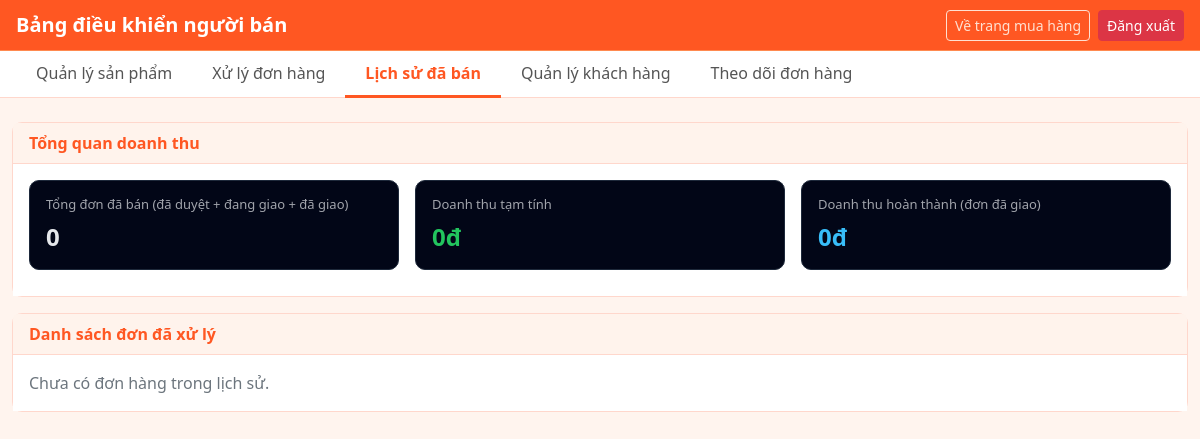
Before: /seller_dashboard.php?tab=sales (signed in) with the older database file.
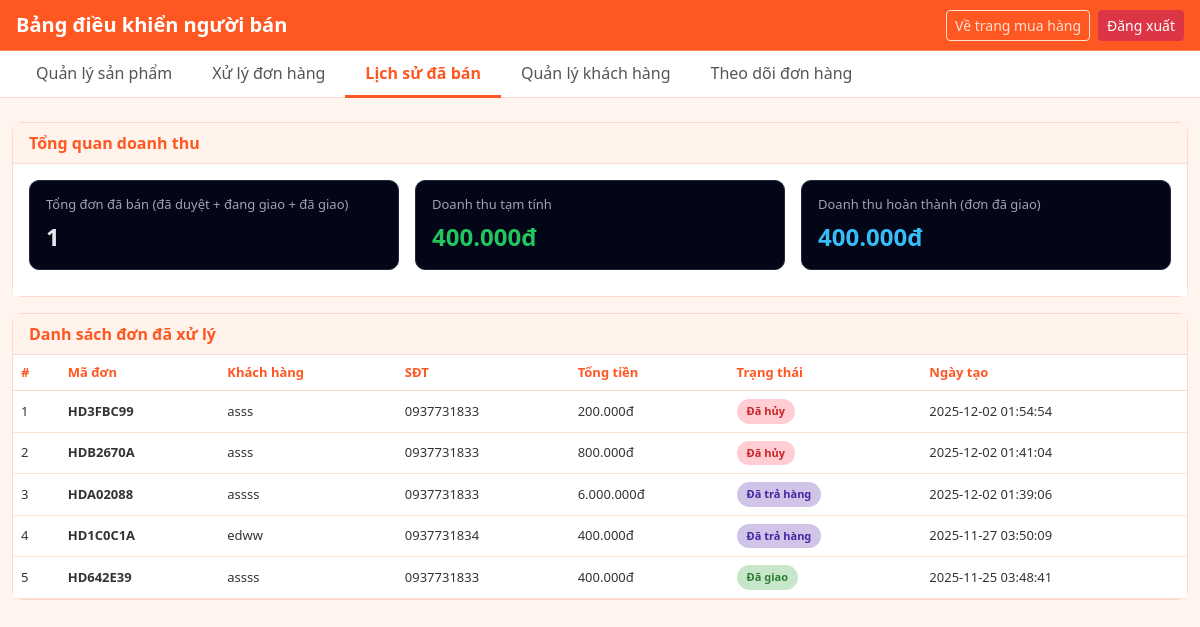
After: the same page with the newer database file.
### tables this page shows
CREATE TABLE `orders` (
  `id` int(11) NOT NULL,
  `order_code` varchar(50) NOT NULL,
  `user_id` int(11) DEFAULT NULL,
  `customer_name` varchar(100) DEFAULT NULL,
  `customer_phone` varchar(20) DEFAULT NULL,
  `customer_addr` varchar(255) DEFAULT NULL,
  `total_amount` int(11) NOT NULL DEFAULT 0,
  `status` varchar(50) NOT NULL DEFAULT 'Đang xử lý',
  `created_at` timestamp NOT NULL DEFAULT current_timestamp()
);

### seller_dashboard.php (the view, shortened to what this page needs)
<?php
require 'connect.php';
function vnd($n) {
    return number_format((int)$n, 0, ',', '.') . 'đ';
}
$tab = $_GET['tab'] ?? 'products';
$totalOrdersTemp = $totalRevenueTemp = $totalRevenueFinal = 0;
$salesHistory = [];
if ($tab === 'sales') {
    $stmt = $conn->prepare("
        SELECT
            COUNT(*) AS cnt,
            COALESCE(SUM(total_amount),0) AS sum
        FROM orders
        WHERE status IN ('Đã duyệt','Đang giao','Đã giao')
    ");
    $stmt->execute();
    $row = $stmt->fetch(PDO::FETCH_ASSOC);
    $totalOrdersTemp   = (int)$row['cnt'];
    $totalRevenueTemp  = (int)$row['sum'];
    $stmt = $conn->prepare("
        SELECT COALESCE(SUM(total_amount),0) AS sum
        FROM orders
        WHERE status = 'Đã giao'
    ");
    $stmt->execute();
    $row = $stmt->fetch(PDO::FETCH_ASSOC);
    $totalRevenueFinal = (int)$row['sum'];
    $stmt = $conn->prepare("
        SELECT id, order_code, customer_name, customer_phone,
               total_amount, status, created_at
        FROM orders
        WHERE status IN ('Đã duyệt','Đang giao','Đã giao','Đã hủy','Yêu cầu trả hàng','Đã trả hàng')
        ORDER BY created_at DESC
    ");
    $stmt->execute();
    $salesHistory = $stmt->fetchAll(PDO::FETCH_ASSOC);
}
?>
<!doctype html>
<html lang="vi">
<head>
<link href="https://cdn.jsdelivr.net/npm/bootstrap@5.3.3/dist/css/bootstrap.min.css" rel="stylesheet">
</head>
<body>
<nav class="navbar navbar-dark px-3">
    <span class="navbar-brand mb-0 h5">Bảng điều khiển người bán</span>
    <div class="d-flex gap-2">
        <a href="trangchu.php" class="btn btn-outline-light btn-sm">Về trang mua hàng</a>
        <a href="seller_login.php" class="btn btn-danger btn-sm">Đăng xuất</a>
    </div>
</nav>
<ul class="nav nav-tabs seller-tabs px-3">
    <li class="nav-item">
        <a class="nav-link <?= $tab==='products'?'active':'' ?>" href="?tab=products">Quản lý sản phẩm</a>
    </li>
    <li class="nav-item">
        <a class="nav-link <?= $tab==='orders'?'active':'' ?>" href="?tab=orders">Xử lý đơn hàng</a>
    </li>
    <li class="nav-item">
        <a class="nav-link <?= $tab==='sales'?'active':'' ?>" href="?tab=sales">Lịch sử đã bán</a>
    </li>
    <li class="nav-item">
        <a class="nav-link <?= $tab==='customers'?'active':'' ?>" href="?tab=customers">Quản lý khách hàng</a>
    </li>
    <li class="nav-item">
        <a class="nav-link <?= $tab==='tracking'?'active':'' ?>" href="?tab=tracking">Theo dõi đơn hàng</a>
    </li>
</ul>
<div class="container-fluid py-4">
    <?php if ($tab === 'products'): ?>
        <div class="card">
            <div class="card-header">Quản lý sản phẩm</div>
            <div class="card-body">
                <p>Chuyển sang trang quản lý sản phẩm chi tiết:</p>
                <a href="seller_products.php" class="btn btn-orange btn-sm">Mở trang quản lý sản phẩm</a>
            </div>
        </div>
    <?php elseif ($tab === 'sales'): ?>
        <div class="card mb-3">
            <div class="card-header">Tổng quan doanh thu</div>
            <div class="card-body">
                <div class="summary-row">
                    <div class="summary-card">
                        <div class="summary-card-title">
                            Tổng đơn đã bán (đã duyệt + đang giao + đã giao)
                        </div>
                        <div class="summary-card-value">
                            <?= $totalOrdersTemp ?>
                        </div>
                    </div>
                    <div class="summary-card">
                        <div class="summary-card-title">
                            Doanh thu tạm tính
                        </div>
                        <div class="summary-card-value temp">
                            <?= vnd($totalRevenueTemp) ?>
                        </div>
                    </div>
                    <div class="summary-card">
                        <div class="summary-card-title">
                            Doanh thu hoàn thành (đơn đã giao)
                        </div>
                        <div class="summary-card-value done">
                            <?= vnd($totalRevenueFinal) ?>
                        </div>
                    </div>
                </div>
            </div>
        </div>
        <div class="card">
            <div class="card-header">Danh sách đơn đã xử lý</div>
            <div class="card-body p-0">
                <?php if (!$salesHistory): ?>
                    <p class="p-3 text-secondary mb-0">Chưa có đơn hàng trong lịch sử.</p>
                <?php else: ?>
                    <div class="table-responsive">
                        <table class="table mb-0 align-middle">
                            <thead>
                            <tr>
                                <th>#</th>
                                <th>Mã đơn</th>
                                <th>Khách hàng</th>
                                <th>SĐT</th>
                                <th>Tổng tiền</th>
                                <th>Trạng thái</th>
                                <th>Ngày tạo</th>
                            </tr>
                            </thead>
                            <tbody>
                            <?php foreach ($salesHistory as $i => $o):
                                $statusClass = match($o['status']) {
                                    'Đang xử lý'      => 'status-pending',
                                    'Đã duyệt'        => 'status-approved',
                                    'Đang giao'       => 'status-shipping',
                                    'Đã giao'         => 'status-done',
                                    'Đã hủy'          => 'status-cancel',
                                    'Yêu cầu trả hàng'=> 'status-return-request',
                                    'Đã trả hàng'     => 'status-return-done',
                                    default           => 'status-pending'
                                };
                            ?>
                                <tr>
                                    <td><?= $i+1 ?></td>
                                    <td><strong><?= htmlspecialchars($o['order_code']) ?></strong></td>
                                    <td><?= htmlspecialchars($o['customer_name']) ?></td>
                                    <td><?= htmlspecialchars($o['customer_phone']) ?></td>
                                    <td><?= vnd($o['total_amount']) ?></td>
                                    <td><span class="badge-status <?= $statusClass ?>"><?= htmlspecialchars($o['status']) ?></span></td>
                                    <td><?= htmlspecialchars($o['created_at']) ?></td>
                                </tr>
                            <?php endforeach; ?>
                            </tbody>
                        </table>
                    </div>
                <?php endif; ?>
            </div>
        </div>
    <?php endif; ?>
</div>
</body>
</html>

### seller_dashboard.php (style rules this page uses)
*, *::before, *::after { margin: 0; padding: 0; box-sizing: border-box; }
body { font-family: "Segoe UI", Arial, sans-serif; background: #fff4ee; color: #222; }
.navbar { background: #ff5722; color: #fff; border-bottom: 1px solid #ff8a50; }
.navbar .navbar-brand { font-weight: 600; }
.navbar .btn-outline-light { border-color: #ffe0d1; color: #ffe0d1; }
.nav-tabs { background: #ffffff; border-bottom: 1px solid #ffd7cc; }
.nav-tabs .nav-link { padding: 10px 20px; color: #555; border: none; border-radius: 0; }
.nav-tabs .nav-link.active { color: #ff5722; font-weight: 600; border-bottom: 3px solid #ff5722; background: #ffffff; }
.container-fluid { max-width: 1200px; }
.card { background: #ffffff; border-radius: 10px; border: 1px solid #ffd7cc; }
.card-header { background: #fff3ec; border-bottom: 1px solid #ffd7cc; color: #ff5722; font-weight: 600; }
.card-body { background: #ffffff; }
.summary-row { display: grid; grid-template-columns: repeat(3, 1fr); gap: 16px; margin-bottom: 10px; }
.summary-card { background: #020617; border-radius: 10px; padding: 14px 16px; border: 1px solid #1e293b; color: #e5e7eb; }
.summary-card-title { font-size: 13px; opacity: 0.7; }
.summary-card-value { margin-top: 4px; font-size: 24px; font-weight: 700; }
.summary-card-value.temp { color: #22c55e; }
.summary-card-value.done { color: #38bdf8; }
.table { border-collapse: collapse; background: #ffffff; }
.table thead { background: #fff0e6; }
.table thead th { color: #ff5722; font-weight: 600; border-bottom: 1px solid #ffd7cc; font-size: 13px; }
.table tbody td { border-bottom: 1px solid #ffe2d5; font-size: 13px; color: #333; }
.badge-status { padding: 4px 10px; border-radius: 999px; font-size: 11px; font-weight: 600; display: inline-block; }
.badge-status.status-done { background: #c8e6c9; color: #2e7d32; }
.badge-status.status-cancel { background: #ffcdd2; color: #c62828; }
.badge-status.status-return-done { background: #d1c4e9; color: #4527a0; }

Changed rows visible on the page:
added orders: order_code "HD3FBC99", customer_name "asss", customer_phone "0937731833", total_amount "200.000đ", status "Đã hủy", created_at "2025-12-02 01:54:54"
added orders: order_code "HDB2670A", customer_name "asss", customer_phone "0937731833", total_amount "800.000đ", status "Đã hủy", created_at "2025-12-02 01:41:04"
added orders: order_code "HDA02088", customer_name "assss", customer_phone "0937731833", total_amount "6.000.000đ", status "Đã trả hàng", created_at "2025-12-02 01:39:06"
added orders: order_code "HD1C0C1A", customer_name "edww", customer_phone "0937731834", total_amount "400.000đ", status "Đã trả hàng", created_at "2025-11-27 03:50:09"
added orders: order_code "HD642E39", customer_name "assss", customer_phone "0937731833", total_amount "400.000đ", status "Đã giao", created_at "2025-11-25 03:48:41"
Other visible differences:
$totalOrdersTemp: "0" → "1"
vnd($totalRevenueTemp): "0đ" → "400.000đ"
vnd($totalRevenueFinal): "0đ" → "400.000đ"
text no longer shown: "Chưa có đơn hàng trong lịch sử."
text now shown: "# Mã đơn Khách hàng SĐT Tổng tiền Trạng thái Ngày tạo"
